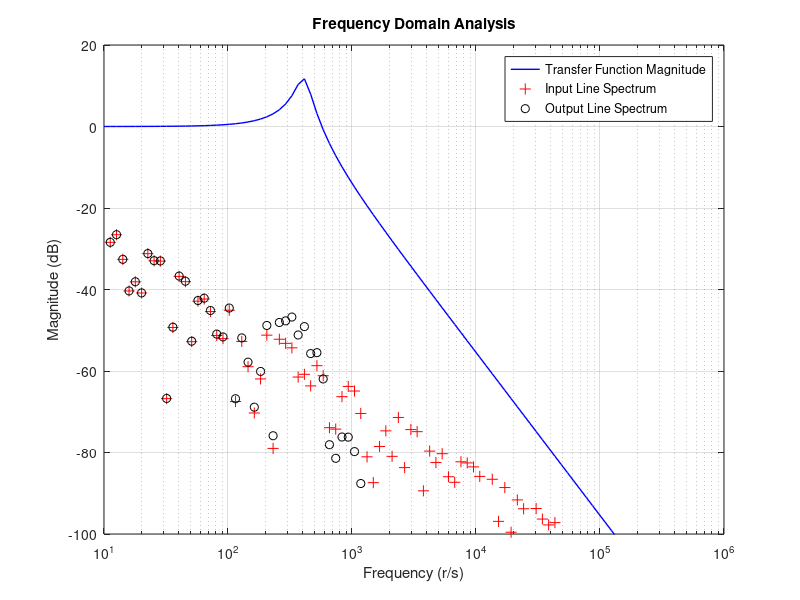

Write the MATLAB code that produced this figure. (Note: this script raises an error after producing the figure.)
% author: Kat

clc; clear all; close all;

%% PART A

% Define the values of L, C, and R
L = 1.5; % H
C = 0.1e-6; % F
R = 1000; % ohms

% Define the input signal parameters
T = 1; % Period of the square wave (s)
A = 2; % Amplitude of the square wave
mean_value = 0; % Mean value of the square wave

% Number of harmonics
numHarmonics = 301;

% Define the frequency range
f = logspace(1, 6, 100); % [101, 106] r/s
w = 2*pi*f; % Convert from Hz to rad/s

% Initialize arrays for transfer function magnitude, input spectrum magnitude, and output spectrum magnitude
transfer_function_mag = zeros(size(f));
input_spectrum_mag = zeros(size(f));
output_spectrum_mag = zeros(size(f));

% Perform calculations for each frequency
for k = 1:length(f)
    % Calculate the transfer function magnitude at the frequency
    s = 1i * w(k);
    H = 1 / (L*C*s^2 + R*C*s + 1);
    transfer_function_mag(k) = abs(H);
    
    % Calculate the line spectrum magnitude of the input signal at the frequency
    input_spectrum_mag(k) = abs((A * sin(w(k)*T/2)) / (w(k)*T/2));
    
    % Calculate the line spectrum magnitude of the output signal at the frequency
    output_spectrum_mag(k) = abs(H) * input_spectrum_mag(k);
end

%% PART B

% Plot the graph
figure;
semilogx(f, 20*log10(transfer_function_mag), 'b-', 'LineWidth', 1); % Transfer function magnitude (solid line)
hold on;
semilogx(f, 20*log10(input_spectrum_mag), 'r+', 'MarkerSize', 8); % Input line spectrum magnitude (+' symbol)
semilogx(f, 20*log10(output_spectrum_mag), 'ko', 'MarkerSize', 6); % Output line spectrum magnitude ('o' symbol)

% Set axis limits and labels
axis([10^1 10^6 -100 20]);
xlabel('Frequency (r/s)');
ylabel('Magnitude (dB)');

% Add a legend and Title
legend('Transfer Function Magnitude', 'Input Line Spectrum', 'Output Line Spectrum');
title('Frequency Domain Analysis');
grid on;

%% PART C 
% Time range
% Define the values of L, C, and R
L = 1.5; % H
C = 0.1e-6; % F
R = 1000; % ohms

% Define the input signal parameters
T = 0.2; % Period of the square wave (s)
A = 2; % Amplitude of the square wave
mean_value = 0; % Mean value of the square wave

% Time range
t = linspace(0, 3*T, 5000); % 3 periods with 5000 points

% Calculate the input square wave signal vIN(t)
vIN = A * square(2*pi/T * t, 50) + mean_value;

% Calculate the output signal vC(t)
vC = zeros(size(t));
for i = 1:length(t)
    % Calculate the voltage across the capacitor at each time point
    vC(i) = R * (1 - log(-t/R*C)) * vIN; %% CHANGE THIS Figure out Vout
end

% Plot both input and output signals on the same graph
figure(2);
sgtitle('Big Booty Bichez') %% OVERALL FIGURE NAME
subplot(1,2,1)
semilogx(f, 20*log10(transfer_function_mag), 'b-', 'LineWidth', 1); % Transfer function magnitude (solid line)
hold on;
semilogx(f, 20*log10(input_spectrum_mag), 'r+', 'MarkerSize', 8); % Input line spectrum magnitude (+' symbol)
semilogx(f, 20*log10(output_spectrum_mag), 'ko', 'MarkerSize', 6); % Output line spectrum magnitude ('o' symbol)
axis([10^1 10^6 -100 20]);
xlabel('Frequency (r/s)');
ylabel('Magnitude (dB)');
legend('Transfer Function Magnitude', 'Input Line Spectrum', 'Output Line Spectrum');
title('Frequency Domain Analysis');
grid on;
subplot(1,2,2)
plot(t*1000, vIN, 'b-', 'LineWidth', 1); % Plot input signal in blue
hold on;
plot(t*1000, vC, 'r-', 'LineWidth', 1); % Plot output signal in red
axis([0 3*T*1000 -1.5 1.5]);
xlabel('Time (ms)');
ylabel('Signal Amplitude');
title('Time Domain Analysis for T = 0.2');
legend('Input Square Wave Signal vIN(t)', 'Output Signal vC(t)');
grid on;


